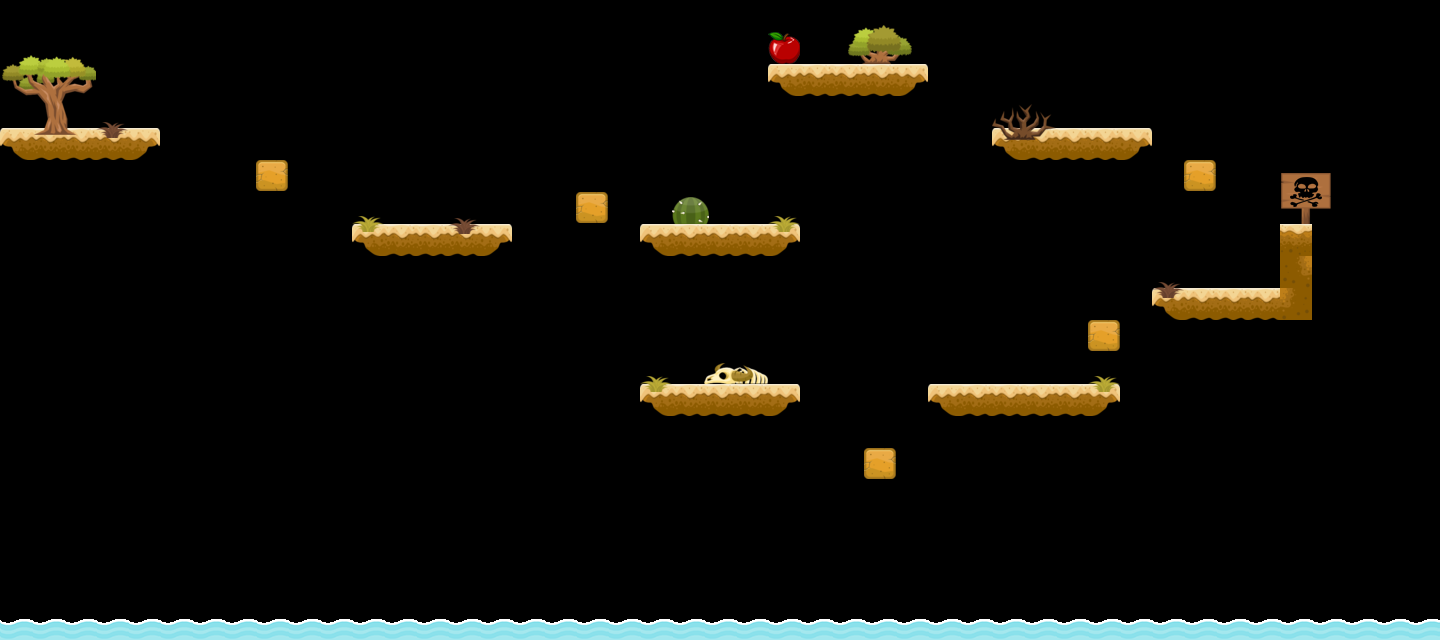

Below is a game level as drawn by its tile map, then a one-line description and the .tmx that defines it (tile-layer data replaced by summaries):
An orthogonal 45x20 tile map with 32x32 px tiles, 4 tile layers (GroundLayer, BackgroundLayer, DeathLayer, WinLayer).

<map version="1.2" tiledversion="1.2.3" orientation="orthogonal" renderorder="right-down" width="45" height="20" tilewidth="32" tileheight="32" infinite="0" nextlayerid="5" nextobjectid="1">
 <tileset firstgid="1" name="1234" tilewidth="32" tileheight="32" tilecount="225" columns="15">
  <image source="1234.png" width="500" height="496" />
 </tileset>
 <layer id="1" name="GroundLayer" width="45" height="20">
  <data>[900 cells, 48 non-empty, 7 distinct tile ids]</data>
 </layer>
 <layer id="2" name="BackgroundLayer" width="45" height="20">
  <data>[900 cells, 50 non-empty, 40 distinct tile ids]</data>
 </layer>
 <layer id="3" name="DeathLayer" width="45" height="20">
  <data>[900 cells, 45 non-empty, 1 distinct tile ids]</data>
 </layer>
 <layer id="4" name="WinLayer" width="45" height="20">
  <data>[900 cells, 1 non-empty, 1 distinct tile ids]</data>
 </layer>
</map>
